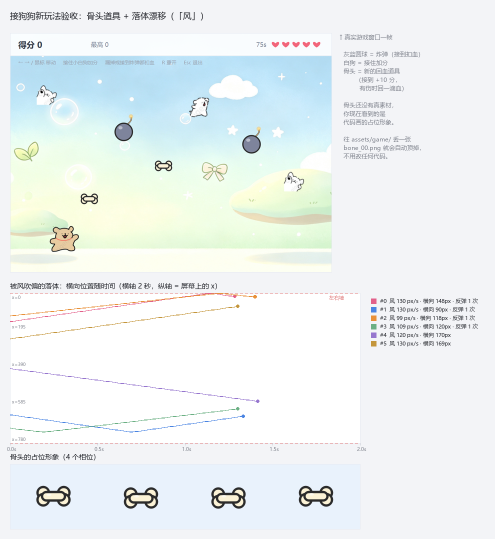
#> input picture reports/catch_items.png, 990 x 1078 px (shown at 1/2 size); its folder holds only this picture in this run
$ python make_icon.py --from ../reports/catch_items.png
#> lines starting #> are read from the running program, lines starting #| are printed output that depends on the picture
### pet/icon.py
"""应用图标生成。

为什么单独有这么个模块：

    图标最早和 ``pet_asset_dir()``（程序真正显示的那套贴图）**没有任何关系**：
    它由生成内置贴图的代码顺手产出。于是换了自定义素材之后，桌面上是奶油色小狗，
    托盘和游戏窗口上还是旧的那只。（那套生成器已在 2026-09-22 删除。）

    这里的规则很简单：**图标跟随贴图**。贴图从哪儿来，图标就从哪儿裁。

为什么不是整只狗缩到 64px：
    整只狗（还带板凳）缩到托盘尺寸只剩一团糊。所以只裁**头部**——
    凑近看才有辨识度。裁哪一块由 ``head`` 比例决定，不满意可以命令行改。
"""

from __future__ import annotations

from pathlib import Path
from typing import Any

from PIL import Image

from .paths import asset_dir, pet_asset_dir

# alpha 大于这个值才算"有内容"。素材压缩过，边缘常有 1~2 的噪点
ALPHA_MIN = 16

# 图标输出边长。托盘要 16/24/32，任务栏要 32/48，Alt-Tab 要 64，
# 源图取 256 让 Windows 自己在各尺寸里挑，比自己缩好
ICON_SIZE = 256

# 图标里的留白比例（相对边长）。Windows 托盘图标惯例四周留空，
# 顶到边会被任务栏的圆角切掉
ICON_PAD = 0.07

# 头部占内容高度的比例。0.46 是拿现在的素材调出来的：
# 坐着的小狗，内容高 90px，取上 41px，正好是"耳朵到下巴"
HEAD_RATIO = 0.46

ICO_SIZES = ((16, 16), (24, 24), (32, 32), (48, 48),
             (64, 64), (128, 128), (256, 256))


# ---------------------------------------------------------------- 选源

def candidate_dir() -> Path:
    """图标该从哪个目录取素材 —— 和贴图完全同源。"""
    return pet_asset_dir()


def pick_frame(explicit: Path | str | None = None, frame: int = 0,
               root: Path | None = None) -> Path:
    """挑一帧当图标的来源。

    优先 idle（待机姿势最端正、最好认），idle 没有才退而取目录里任意一张。
    """
    if explicit:
        p = Path(explicit)
        if not p.exists():
            raise FileNotFoundError(f"指定的源文件不存在：{p}")
        return p

    root = Path(root) if root else candidate_dir()
    if not root.is_dir():
        raise FileNotFoundError(f"素材目录不存在：{root}")

    for pattern in ("idle_*.png", "*.png"):
        found = _sorted_frames(root, pattern)
        if found:
            return found[frame % len(found)]
    raise FileNotFoundError(f"{root} 下没有任何 PNG 素材")


# [7 lines left out: function _sorted_frames, not called in this run]


# ---------------------------------------------------------------- 裁头部

def content_span(im: Image.Image, y0: int, y1: int) -> tuple[int, int] | None:
    """在 [y0, y1) 这段扫描线里，找有内容的水平范围。

    逐行从两侧往中间探，命中即停 —— 比整行列表推导快得多，
    而且只关心左右边界，中间空心不影响。
    """
    # PIL 的 ``.load()`` 运行时返回的是像素访问器（支持 ``px[x, y]``），
    # 但类型桩把它标成联合类型甚至可能是 None，取值和比较都会被误报。
    # 这里显式标成 Any：运行时它就是个二维访问器，没有别的可能。
    px: Any = im.getchannel("A").load()
    left = right = None
    for y in range(y0, y1):
        for x in range(im.width):
            if px[x, y] > ALPHA_MIN:
                left = x if left is None else min(left, x)
                break
        for x in range(im.width - 1, -1, -1):
            if px[x, y] > ALPHA_MIN:
                right = x if right is None else max(right, x)
                break
    if left is None or right is None:
        return None
    return left, right


def head_box(im: Image.Image, head: float = HEAD_RATIO,
             square: str = "auto") -> tuple[int, int, int, int]:
    """算出"头部"所在的正方形裁剪框 (x0, y0, x1, y1)。

    步骤：
      1. 取内容包围盒 —— 别用整张画布，素材四周的透明边会把头缩得很小
      2. 内容顶部往下 ``head`` 比例划一条带，量这条带的水平范围（含耳朵）
      3. 取正方形，边长 = max(带宽, 带高)，避免裁出来是长条
    """
#> called with head = 0.46, square = 'auto'
    bbox = im.getbbox()
#> bbox = (0, 0, 990, 1078)
    if not bbox:
        raise ValueError("源图整张都是透明的，没有内容可以裁")

    cx0, cy0, cx1, cy1 = bbox
#> cx0 = 0; cy0 = 0; cx1 = 990; cy1 = 1078
    band_end = cy0 + max(1, round((cy1 - cy0) * head))
#> band_end = 496
    span = content_span(im, cy0, band_end) or (cx0, cx1)
#> span = (0, 989)

    hx0, hx1 = span
#> hx0 = 0; hx1 = 989
    side = max(hx1 - hx0 + 1, band_end - cy0)
#> side = 990
    center_x = (hx0 + hx1 + 1) / 2
#> center_x = 495

    if square == "top":
        x0 = round(center_x - side / 2)
        y0 = cy0
    else:                                   # auto：跟着头部块居中
        y_center = (cy0 + band_end) / 2
#> y_center = 248
        x0 = round(center_x - side / 2)
#> x0 = 0
        y0 = round(y_center - side / 2)
#> y0 = -247

    return _clamp_square(im, x0, y0, side)


def _clamp_square(im: Image.Image, x0: int, y0: int,
                  side: int) -> tuple[int, int, int, int]:
    """框必须落在图内且保持正方形 —— 越界时平移，平移不够就整体缩小。"""
#> called with x0 = 0, y0 = -247, side = 990
    side = int(min(side, im.width, im.height))
#> side = 990
    x0 = max(0, min(int(x0), im.width - side))
#> x0 = 0
    y0 = max(0, min(int(y0), im.height - side))
#> y0 = 0
    return x0, y0, x0 + side, y0 + side


# ---------------------------------------------------------------- 生成

def build(src: Path | str, size: int = ICON_SIZE, head: float = HEAD_RATIO,
          pad: float = ICON_PAD,
          square: str = "auto") -> tuple[Image.Image, tuple[int, int, int, int]]:
    """把一帧素材裁成正方形图标，返回 (图标, 用到的裁剪框)。"""
    im = Image.open(src).convert("RGBA")
    box = head_box(im, head, square)
#> box = (0, 0, 990, 990)
    crop = im.crop(box)
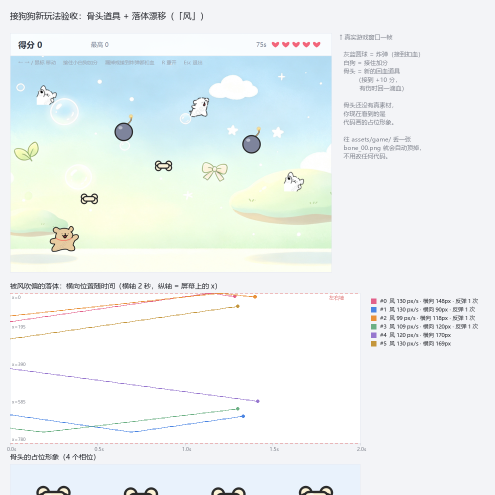
#> crop: PIL image 990x990 RGBA (shown at 1/2 size); mean R, G, B, A 236.4, 242.4, 242.1, 255

    inner = max(1, round(size * (1 - pad * 2)))
    crop = crop.resize((inner, inner), Image.Resampling.LANCZOS)
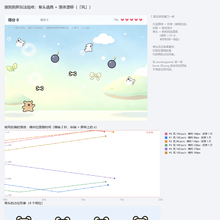
#> crop: PIL image 220x220 RGBA; mean R, G, B, A 236.3, 242.3, 242, 255

    canvas = Image.new("RGBA", (size, size), (0, 0, 0, 0))
#> canvas: PIL image 256x256 RGBA; every value is 0
    offset = (size - inner) // 2
    canvas.alpha_composite(crop, (offset, offset))
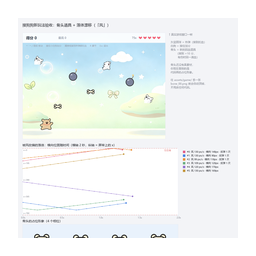
#> canvas: PIL image 256x256 RGBA; mean R, G, B, A 174.5, 178.9, 178.7, 188.3; transparent parts drawn white
    return canvas, box


def refresh(source: Path | str | None = None, *, frame: int = 0,
            size: int = ICON_SIZE, head: float = HEAD_RATIO,
            pad: float = ICON_PAD, square: str = "auto",
            out_dir: Path | None = None, make_ico: bool = True,
            dry_run: bool = False) -> dict:
    """从当前素材生成 ``icon.png``（以及多尺寸 ``icon.ico``）。

    返回一份报告字典，调用方（CLI / intake）自己决定怎么打印。
    """
    src = pick_frame(source, frame)
    icon, box = build(src, size, head, pad, square)
#> box = (0, 0, 990, 990)

    out_dir = Path(out_dir) if out_dir else asset_dir()
    png = out_dir / "icon.png"
    ico = out_dir / "icon.ico"

    report = {
        "source": src,
        "box": box,
        "size": size,
        "png": png,
        "ico": ico if make_ico else None,
        "written": [],
        "dry_run": dry_run,
    }
    if dry_run:
        return report

    out_dir.mkdir(parents=True, exist_ok=True)
    icon.save(png)
    report["written"].append(png)

    if make_ico:
        # Windows 会按场景从 .ico 里挑尺寸（托盘 16、任务栏 32、Alt-Tab 64），
        # 比自己缩一张 256 更锐利
        icon.save(ico, sizes=list(ICO_SIZES))
        report["written"].append(ico)

    return report


# [24 lines left out: functions app_icon_path, make_ico, not called in this run]

### pet/paths.py
"""路径与素材目录。

从 ``config.py`` 里拆出来，因为它和"配置存档"是两件不同的事：一个是
**东西放哪儿**（本模块），一个是 **用户选了什么**（``Config``）。混在一起时，
想加一类素材得先在一堆存档字段里找到那几个 `xxx_dir()` 函数。

两种根目录必须分开，这是打包后最容易翻车的地方：

* **资源目录**（只读）—— 开发态是项目目录，PyInstaller 打包后是解包临时目录
  ``sys._MEIPASS``。素材永远从这里读。
* **数据目录**（可写）—— 开发态为了方便也放在项目目录，打包后必须挪到
  ``%APPDATA%``，否则写存档会失败（程序目录通常不可写）。

素材目录的统一形状
------------------

每一类素材都有**两个候选位置**，用户目录优先：

    ========  ==========================  ================================
    类别      随程序分发（只读）            用户自定义（可写、优先）
    ========  ==========================  ================================
    pet       ``assets/pet/``             ``<数据目录>/custom_pet/``
    game      ``assets/game/``            ``<数据目录>/game/``
    sfx       ``assets/sfx/``             ——（没有用户覆盖层）
    fonts     ``assets/fonts/``           ——（没有用户覆盖层）
    ========  ==========================  ================================

**加一类新素材只用在下面的 ``ASSET_KINDS`` 里登记一行**，
:func:`asset_dir` / :func:`user_asset_dir` / :func:`resolve_asset_dir` 三个函数
就都认它了 —— 不用再照抄一个 ``xxx_asset_dir()``（以前每加一类素材就得抄一份
"用户目录有 png 就整体接管"的判定，抄三遍就有三处会漏改）。
"""

from __future__ import annotations

import os
import sys
from dataclasses import dataclass
from pathlib import Path


#: 把可写数据目录（存档、用户自定义素材）临时改到别处的环境变量。
#:
#: **测试脚本必须用它**。开发态的数据目录就是项目根，而 ``PetWindow`` 每 3 秒
#: 自动落盘一次 —— 验证脚本只要造一个真窗口、跑上几秒，就会把玩家的真存档整份
#: 覆盖掉。v2.3.0 的 ``verify_album_ui`` 就是这么干的：40 次抽卡 + 5 张装备 +
#: 被改成"120 天前"的首次运行时间，全写进了玩家存档。
#:
#: 为什么用环境变量而不是像老脚本那样改 ``pet.config.config_path``：
#: 那个函数是**导入时按名字绑进** ``pet/config.py`` 的，谁再 ``from .paths import
#: config_path`` 一次就绕过了补丁。改这里则是从根上换掉整个数据目录，
#: ``config_path`` / ``user_asset_dir`` 全都跟着走，漏不掉。
DESKTOP_PET_DATA_DIR_ENV = "DESKTOP_PET_DATA_DIR"


# ---------------------------------------------------------------- 两个根

def app_root() -> Path:
    """只读资源根目录。"""
    if getattr(sys, "frozen", False):           # PyInstaller 冻结态
        return Path(getattr(sys, "_MEIPASS", Path(sys.executable).parent))
    return Path(__file__).resolve().parent.parent


# [24 lines left out: function data_dir, not called in this run]


# ---------------------------------------------------------------- 素材类别登记表

@dataclass(frozen=True)
class AssetKind:
    """一类素材的存放规则。

    ``user_dir`` 为空表示这类素材**没有用户覆盖层**（比如音效和字体），
    用户想换就直接改 ``assets/sfx/`` —— 它们本来就随程序走。
    """

    key: str                    #: 目录名，也是 ``asset_dir()`` 的参数
    title: str                  #: 中文说明，报错信息里用
    user_dir: str = ""          #: 数据目录下的子目录名；空 = 没有用户层
    marker: str = "*.png"       #: 判定"用户目录接管了没有"的通配符


#: 登记表 —— **加一类素材就在这里加一行**。
ASSET_KINDS: tuple[AssetKind, ...] = (
    AssetKind("pet", "宠物贴图", user_dir="custom_pet"),
    AssetKind("game", "小游戏素材", user_dir="game"),
    AssetKind("cards", "卡册素材", user_dir="cards"),
    AssetKind("sfx", "音效"),
    AssetKind("fonts", "字体"),
)

KINDS: dict[str, AssetKind] = {k.key: k for k in ASSET_KINDS}


def kind(key: str) -> AssetKind:
    """取登记信息。没登记的类别当作"只有内置目录"处理，不报错。"""
    return KINDS.get(key, AssetKind(key, key))


# ---------------------------------------------------------------- 素材目录

def asset_dir(name: str | None = None) -> Path:
    """随程序分发的素材目录（只读）。不传 ``name`` 就是 ``assets/`` 本身。"""
    base = app_root() / "assets"
    return base if name is None else base / name


# [18 lines left out: functions user_asset_dir, resolve_asset_dir, not called in this run]


def pet_asset_dir() -> Path:
    """宠物贴图目录 —— 运行时会读的那一个。"""
    return resolve_asset_dir("pet")


# [17 lines left out: functions game_asset_dir, card_asset_dir, not called in this run]


def config_path() -> Path:
    return data_dir() / "config.json"

### tools/make_icon.py
"""生成应用图标（托盘 / 小游戏窗口 / 任务栏共用一个）。

    python tools/make_icon.py                 # 跟随当前素材刷新图标
    python tools/make_icon.py --preview       # 顺便出各尺寸预览图
    python tools/make_icon.py --dry-run       # 只看会裁哪一块，不写文件
    python tools/make_icon.py --head 0.40     # 头部比例调小一点
    python tools/make_icon.py --from D:/狗.png --frame 2

素材从 ``pet_asset_dir()`` 取 —— 和程序显示的贴图同源，
所以「换了宠物」和「换了图标」不会再脱节。
"""

from __future__ import annotations

import argparse
import sys
from pathlib import Path

from PIL import Image, ImageDraw, ImageFont

ROOT = Path(__file__).resolve().parent.parent
if str(ROOT) not in sys.path:
    sys.path.insert(0, str(ROOT))

from pet import icon as iconlib                                   # noqa: E402
from pet.paths import asset_dir                                  # noqa: E402

# Pillow 自带的位图字体没有中文，标题会画成一排方框。
# 从系统字体里挑一个，挑不到就退回默认（中文变方框，但不至于崩）。
FONT_CANDIDATES = (
    r"C:\Windows\Fonts\msyh.ttc",           # 微软雅黑
    r"C:\Windows\Fonts\msyhbd.ttc",
    r"C:\Windows\Fonts\simhei.ttf",         # 黑体
    r"C:\Windows\Fonts\Deng.ttf",           # 等线
    r"C:\Windows\Fonts\simsun.ttc",         # 宋体
)


# [53 lines left out: functions load_font, make_preview, not called in this run]


def _rel(p: Path) -> Path | str:
    """尽量显示相对路径；目标在项目外（--out 指定到别处）时显示绝对路径。

    Path.relative_to 在不是子路径时是抛异常而不是返回原值 —— 不包一层的话
    "--out 到项目外" 会在打印日志这一步崩掉，明明文件已经写好了。
    """
    try:
        return Path(p).relative_to(ROOT)
    except ValueError:
        return p


def main(argv: list[str] | None = None) -> int:
    ap = argparse.ArgumentParser(description="生成桌宠应用图标")
    ap.add_argument("--from", dest="source", default=None,
                    help="指定源图，默认从当前素材目录里挑")
    ap.add_argument("--frame", type=int, default=0, help="用第几帧，默认 0")
    ap.add_argument("--head", type=float, default=iconlib.HEAD_RATIO,
                    help=f"头部占内容高度的比例，默认 {iconlib.HEAD_RATIO}")
    ap.add_argument("--pad", type=float, default=iconlib.ICON_PAD,
                    help=f"图标四周留白比例，默认 {iconlib.ICON_PAD}")
    ap.add_argument("--square", choices=("auto", "top"), default="auto",
                    help="正方形取法：auto 跟着头部居中，top 头顶对齐上沿")
    ap.add_argument("--size", type=int, default=iconlib.ICON_SIZE,
                    help=f"输出边长，默认 {iconlib.ICON_SIZE}")
    ap.add_argument("--out", default=None, help="输出目录，默认 assets/")
    ap.add_argument("--no-ico", action="store_true", help="不生成多尺寸 .ico")
    ap.add_argument("--dry-run", action="store_true", help="只看方案，不写文件")
    ap.add_argument("--preview", action="store_true",
                    help="顺便生成 reports/icon_preview.png")
    args = ap.parse_args(argv)

    try:
        rep = iconlib.refresh(
            source=args.source, frame=args.frame, size=args.size,
            head=args.head, pad=args.pad, square=args.square,
            out_dir=Path(args.out) if args.out else None,
            make_ico=not args.no_ico, dry_run=args.dry_run)
#> rep = 7 items
    except (FileNotFoundError, ValueError) as exc:
        print(f"[icon] 失败：{exc}")
        return 1

    src = rep["source"]
    x0, y0, x1, y1 = rep["box"]
#> x0 = 0; y0 = 0; x1 = 990; y1 = 990
    print(f"[icon] 源图   {_rel(src)}")
#| [icon] 源图   ../reports/catch_items.png
    print(f"[icon] 裁剪   x {x0}~{x1}  y {y0}~{y1}  ({x1 - x0}px 见方)")
#| [icon] 裁剪   x 0~990  y 0~990  (990px 见方)
    print(f"[icon] 依据   顶部 {args.head:.0%} 内容为头部，四周留白 {args.pad:.0%}")

    if rep["dry_run"]:
        print("[icon] --dry-run，没有写任何文件")
        return 0

    for p in rep["written"]:
        size_kb = p.stat().st_size / 1024
        print(f"[icon] 写出   {_rel(p)}  ({size_kb:.1f} KB)")
#> this loop made 2 passes
#> size_kb on passes 1 to 2: 39.88, 64.44
#> (printed output is left out)
    if rep["ico"] is None:
        print("[icon] 未生成 .ico，Windows 托盘会自己缩 .png（略糊）")

    if args.preview:
        out = make_preview(rep["png"], ROOT / "reports" / "icon_preview.png")
        print(f"[icon] 预览   {_rel(out)}")
    return 0


if __name__ == "__main__":
    raise SystemExit(main())
#> (the program exits here)
